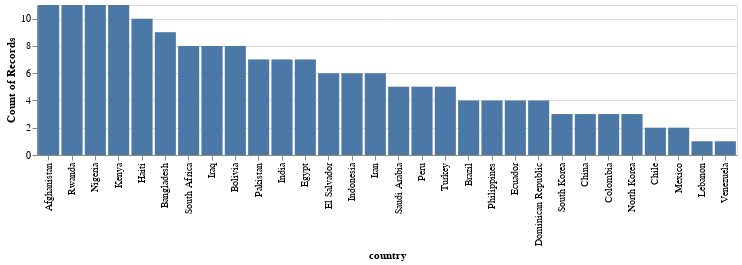

Here is the notebook cell this chart was saved with:
### Code cell
# now try it with this countplot, if you shift+click, you can select multiple countries
short_living_countries = df[df['life_expect']<60]
alx.highlight_point() + alx.countplot(short_living_countries,x='country',width=700)

### Figure 1 — Vega-Lite specification as saved in the notebook (floating-point values rounded to 4 significant figures; data arrays with more than 128 entries replaced by an {"elided": "..."} marker saying what was removed)
{"config": {"view": {"continuousWidth": 400, "continuousHeight": 300}}, "layer": [{"mark": {"type": "bar", "cursor": "pointer"}, "encoding": {"color": {"value": "lightgray"}, "x": {"axis": {}, "field": "country", "sort": ["Afghanistan", "Rwanda", "Nigeria", "Kenya", "Haiti", "Bangladesh", "South Africa", "Iraq", "Bolivia", "Pakistan", "India", "Egypt", "El Salvador", "Indonesia", "Iran", "Saudi Arabia", "Peru", "Turkey", "Brazil", "Philippines", "Ecuador", "Dominican Republic", "South Korea", "China", "Colombia", "North Korea", "Chile", "Mexico", "Lebanon", "Venezuela"]}, "y": {"aggregate": "count", "axis": {}, "field": "country", "type": "quantitative"}}, "name": "view_9"}, {"mark": {"type": "bar", "cursor": "pointer"}, "encoding": {"x": {"axis": {}, "field": "country", "sort": ["Afghanistan", "Rwanda", "Nigeria", "Kenya", "Haiti", "Bangladesh", "South Africa", "Iraq", "Bolivia", "Pakistan", "India", "Egypt", "El Salvador", "Indonesia", "Iran", "Saudi Arabia", "Peru", "Turkey", "Brazil", "Philippines", "Ecuador", "Dominican Republic", "South Korea", "China", "Colombia", "North Korea", "Chile", "Mexico", "Lebanon", "Venezuela"]}, "y": {"aggregate": "count", "axis": {}, "field": "country", "type": "quantitative"}}, "transform": [{"filter": {"param": "ALX_SELECTION_click_FILTER"}}]}], "data": {"name": "data-610b64d060f1d1040d1712490819a44a"}, "height": 150, "params": [{"name": "ALX_SELECTION_click_FILTER", "select": {"type": "point", "encodings": ["y"], "fields": ["country"]}, "views": ["view_9"]}], "width": 700, "$schema": "https://vega.github.io/schema/vega-lite/v5.2.0.json", "datasets": {"data-610b64d060f1d1040d1712490819a44a": {"elided": "175 records"}}}
